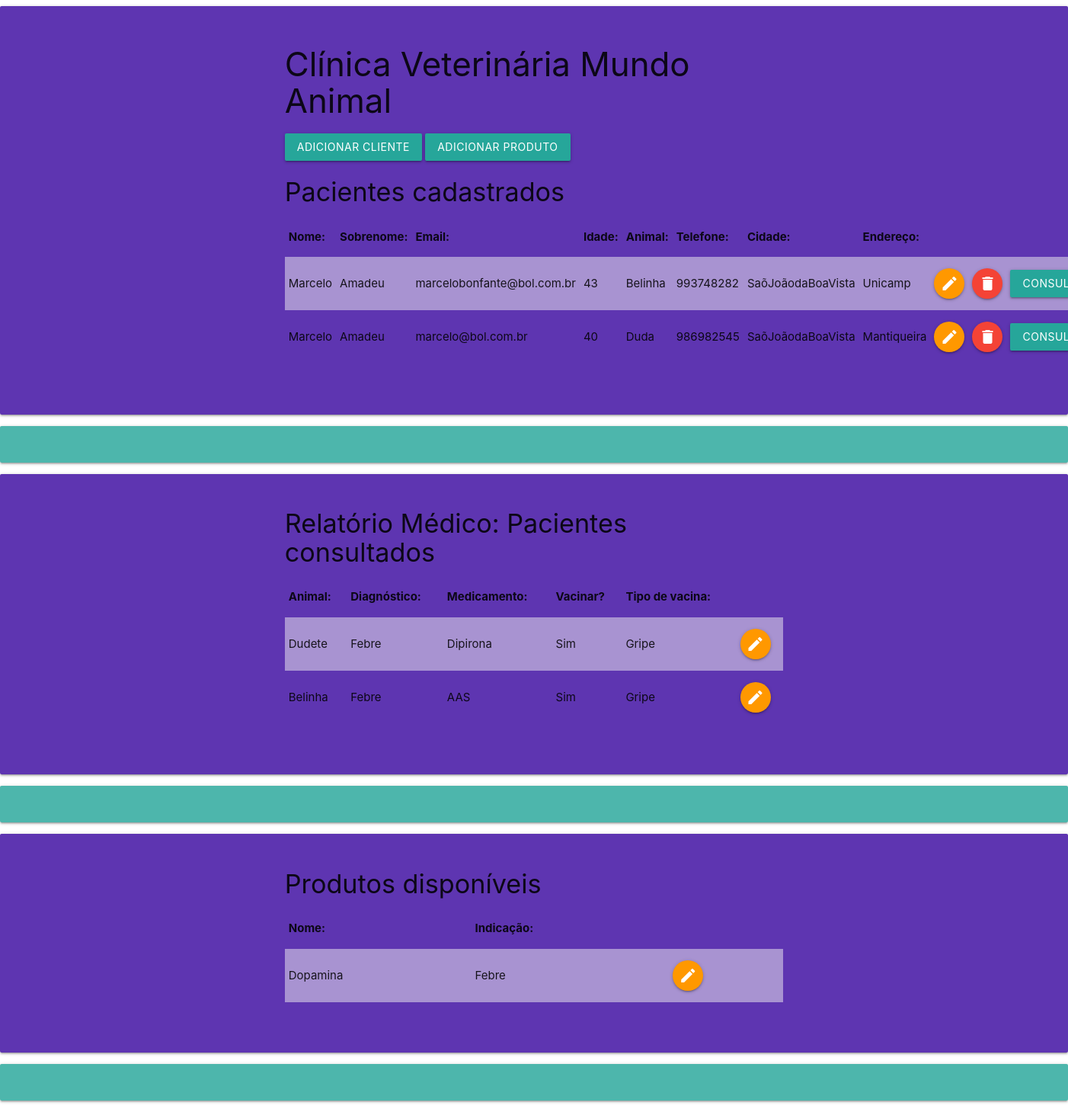
The page / on the database its author committed.
### tables this page shows
CREATE TABLE IF NOT EXISTS `clientes` (
  `id` int(11) NOT NULL AUTO_INCREMENT,
  `nome` varchar(255) NOT NULL,
  `sobrenome` varchar(255) NOT NULL,
  `email` varchar(255) NOT NULL,
  `idade` int(3) NOT NULL,
  `nomeanimal` varchar(255) NOT NULL,
  `telefone` int(20) NOT NULL,
  `cidade` varchar(255) NOT NULL,
  `endereco` varchar(255) NOT NULL,
  PRIMARY KEY (`id`)
);

CREATE TABLE IF NOT EXISTS `clientesone` (
  `id` int(11) NOT NULL AUTO_INCREMENT,
  `animal` varchar(255) NOT NULL,
  `diagnostico` varchar(255) NOT NULL,
  `medicamento` varchar(255) NOT NULL,
  `vacina` varchar(255) NOT NULL,
  `tipovacina` varchar(255) NOT NULL,
  PRIMARY KEY (`id`)
);

CREATE TABLE IF NOT EXISTS `produtos` (
  `id` int(11) NOT NULL AUTO_INCREMENT,
  `nome` varchar(255) NOT NULL,
  `uso` varchar(255) NOT NULL,
  PRIMARY KEY (`id`)
);

### index.php (the view, shortened to what this page needs)
<?php
  include_once 'php_action/db_connect.php';
  include_once 'includes/header.php';
?>
<div class="card-panel deep-purple darken-1">
<div class="row">
  <div class="col s12 m6 push-m3">
    <h3 class="ligth">Clínica Veterinária Mundo Animal</h3>
    <a href="adicionar.php" class="btn">Adicionar Cliente</a>
    <a href="adicionarproduto.php" class="btn">Adicionar Produto</a>
    <h4 class="ligth">Pacientes cadastrados</h4>
    <table class="striped">
      <thead>
        <tr>
          <th>Nome:</th>
          <th>Sobrenome:</th>
          <th>Email:</th>
          <th>Idade:</th>
          <th>Animal:</th>
          <th>Telefone:</th>
          <th>Cidade:</th>
          <th>Endereço:</th>
        </tr>
      </thead>
      <tbody>
        <?php
          $sql= "SELECT * FROM clientes";
          $resultado = mysqli_query($connect, $sql);
          if(mysqli_num_rows($resultado) > 0):
          while($dados = mysqli_fetch_array($resultado)):
        ?>
        <tr>
          <td><?php echo $dados['nome']; ?></td>
          <td><?php echo $dados['sobrenome']; ?></td>
          <td><?php echo $dados['email']; ?></td>
          <td><?php echo $dados['idade']; ?></td>
          <td><?php echo $dados['nomeanimal']; ?></td>
          <td><?php echo $dados['telefone']; ?></td>
          <td><?php echo $dados['cidade']; ?></td>
          <td><?php echo $dados['endereco']; ?></td>
          <td><a href="editar.php?id= <?php echo $dados['id']; ?>" class="btn-floating orange"><i class="material-icons">edit</i></a></td>
          <td><a href="#modal<?php echo $dados['id']; ?>" class="btn-floating red  modal-trigger"><i class="material-icons">delete</i></a></td>
          <td><a href="relatorio.php" class="btn">Consulta</a></td>
        </tr>
        <?php
          endwhile;
          endif;
        ?>
      </tbody>
    </table>
    <br>
  </div>
</div>
</div>
<div class="card-panel teal lighten-2">
<?php
  include_once 'includes/footer.php';
?>
<?php
  include_once 'php_action/db_connectone.php';
  include_once 'includes/header.php';
?>
<div class="card-panel deep-purple darken-1">
<div class="row">
  <div class="col s12 m6 push-m3">
    <h4 class="ligth">Relatório Médico: Pacientes consultados</h4>
    <table class="striped">
      <thead>
        <tr>
          <th>Animal:</th>
          <th>Diagnóstico:</th>
          <th>Medicamento:</th>
          <th>Vacinar?</th>
          <th>Tipo de vacina:</th>
        </tr>
      </thead>
      <tbody>
        <?php
          $sql= "SELECT * FROM clientesone";
          $resultadoone = mysqli_query($connect, $sql);
          if(mysqli_num_rows($resultadoone) > 0):
          while($dadosone = mysqli_fetch_array($resultadoone)):
        ?>
        <tr>
          <td><?php echo $dadosone['animal']; ?></td>
          <td><?php echo $dadosone['diagnostico']; ?></td>
          <td><?php echo $dadosone['medicamento']; ?></td>
          <td><?php echo $dadosone['vacina']; ?></td>
          <td><?php echo $dadosone['tipovacina']; ?></td>
           <td><a href="editarone.php?id= <?php echo $dadosone['id']; ?>" class="btn-floating orange"><i class="material-icons">edit</i></a></td>
          </div>
        <?php
          endwhile;
          endif;
        ?>
    <br>
  </div>
<div class="card-panel teal lighten-2">
<?php
  include_once 'includes/footer.php';
?>
</div>
<?php
  include_once 'php_action/db_connectdois.php';
  include_once 'includes/header.php';
?>
<div class="card-panel deep-purple darken-1">
<div class="row">
  <div class="col s12 m6 push-m3">
    <h4 class="ligth">Produtos disponíveis</h4>
    <table class="striped">
      <thead>
        <tr>
          <th>Nome:</th>
          <th>Indicação:</th>
        </tr>
      </thead>
      <tbody>
        <?php
          $sql= "SELECT * FROM produtos";
          $resultadodois = mysqli_query($connect, $sql);
          if(mysqli_num_rows($resultadodois) > 0):
          while($dadosdois = mysqli_fetch_array($resultadodois)):
        ?>
        <tr>
          <td><?php echo $dadosdois['nome']; ?></td>
          <td><?php echo $dadosdois['uso']; ?></td>
           <td><a href="editarproduto.php?id= <?php echo $dadosdois['id']; ?>" class="btn-floating orange"><i class="material-icons">edit</i></a></td>
          </div>
        <?php
          endwhile;
          endif;
        ?>
    <br>
  </div>
</div>
<div class="card-panel teal lighten-2">
<?php
  include_once 'includes/footer.php';
?>
</div>

### includes/header.php (shortened to what this page needs)
<!DOCTYPE html>
  <html>
    <head>
      <link rel="stylesheet" href="https://cdnjs.cloudflare.com/ajax/libs/materialize/1.0.0/css/materialize.min.css">
    </head>
    <body>

### includes/footer.php (shortened to what this page needs)
  </body>
</html>

### rows shown on the page
clientes: nome "Marcelo", sobrenome "Amadeu", email "marcelobonfante@bol.com.br", idade "43", nomeanimal "Belinha", telefone "993748282", cidade "SaõJoãodaBoaVista", endereco "Unicamp"
clientes: nome "Marcelo", sobrenome "Amadeu", email "marcelo@bol.com.br", idade "40", nomeanimal "Duda", telefone "986982545", cidade "SaõJoãodaBoaVista", endereco "Mantiqueira"
clientesone: animal "Dudete", diagnostico "Febre", medicamento "Dipirona", vacina "Sim", tipovacina "Gripe"
clientesone: animal "Belinha", diagnostico "Febre", medicamento "AAS", vacina "Sim", tipovacina "Gripe"
produtos: nome "Dopamina", uso "Febre"
